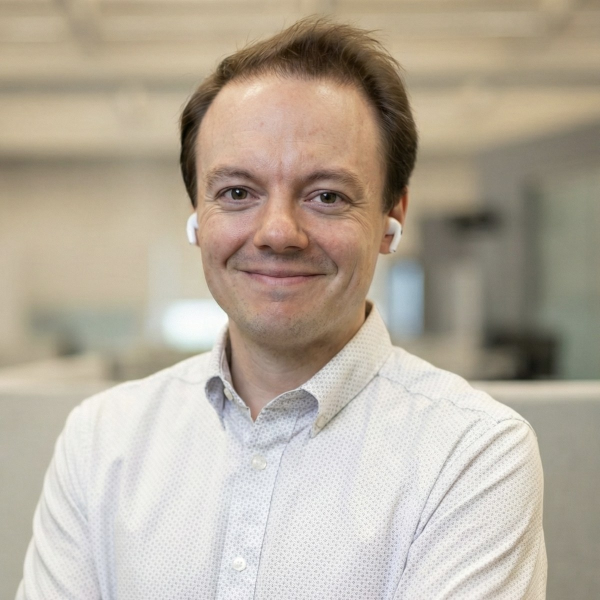
#> input picture assets/photos/headshot.jpg, 1200 x 1200 px (shown at 1/2 size)
$ python build.py
#> lines starting #> are read from the running program, lines starting #| are printed output that depends on the picture
#!/usr/bin/env python3
"""Build zollo.net into a folder of static files.

    python build.py              # writes dist/
    python build.py --serve      # builds, then serves dist/ on http://localhost:8000

Content lives in content/*.yaml, markup in templates/, CSS and JS in static/,
source photos in assets/photos/. The output is plain HTML/CSS/JS/images and
can be hosted anywhere that serves static files.
"""

from __future__ import annotations

import argparse
import base64
import datetime as dt
import functools
import hashlib
import http.server
import re
import shutil
from pathlib import Path

import yaml
from jinja2 import Environment, FileSystemLoader, StrictUndefined, select_autoescape
from PIL import Image, ImageOps

ROOT = Path(__file__).resolve().parent
CONTENT = ROOT / "content"
TEMPLATES = ROOT / "templates"
STATIC = ROOT / "static"
PHOTOS = ROOT / "assets" / "photos"

# name -> (source file, widths to generate, crop aspect (w/h) or None)
IMAGES = {
    "headshot": ("headshot.jpg", (160, 320, 640), 1.0),
    "full_body": ("full_body.jpg", (480, 800, 1200), None),
}


def load_content() -> dict:
    data = {}
    for path in sorted(CONTENT.glob("*.yaml")):
        with path.open(encoding="utf-8") as fh:
            data[path.stem] = yaml.safe_load(fh)
    return data


def short_hash(text: str) -> str:
    """A stable, git-looking 7 character hash, used as decoration on the timeline."""
    return hashlib.sha1(text.encode("utf-8")).hexdigest()[:7]


def fingerprint(path: Path) -> str:
    return hashlib.sha256(path.read_bytes()).hexdigest()[:10]


def build_images(out: Path) -> dict:
    """Resize each photo to several widths, as WebP and JPEG. Returns template metadata."""
    img_dir = out / "img"
    img_dir.mkdir(parents=True, exist_ok=True)
    meta = {}
    for name, (src_name, widths, aspect) in IMAGES.items():
        src = Image.open(PHOTOS / src_name)
#> src is the input picture: PIL image 1200x1200 RGB; mean R, G, B 182.1, 171.8, 156.8
        src = ImageOps.exif_transpose(src).convert("RGB")
        if aspect:
            w, h = src.size
#> w = 1200; h = 1200
            if w / h > aspect:
                new_w = int(h * aspect)
                src = src.crop(((w - new_w) // 2, 0, (w - new_w) // 2 + new_w, h))
            else:
                src = src.crop((0, 0, w, int(w / aspect)))
        variants = []
        for width in widths:
            width = min(width, src.width)
            height = round(src.height * width / src.width)
            resized = src.resize((width, height), Image.LANCZOS)
            for fmt, ext, opts in (
                ("WEBP", "webp", {"quality": 82, "method": 6}),
                ("JPEG", "jpg", {"quality": 84, "optimize": True, "progressive": True}),
            ):
                resized.save(img_dir / f"{name}-{width}.{ext}", fmt, **opts)
            variants.append((width, height))
#> this loop made 3 passes
#> pass 1, in build_images, `resized = src.resize((width, height), Image.LANCZOS)`:
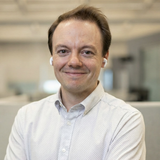
#> resized: PIL image 160x160 RGB; mean R, G, B 182.1, 171.8, 156.8
#> after the loop, variants = [(160, 160), (320, 320), (640, 640)]
        largest_w, largest_h = variants[-1]
#> largest_w = 640; largest_h = 640
        meta[name] = {
            "webp": ", ".join(f"/img/{name}-{w}.webp {w}w" for w, _ in variants),
            "jpg": ", ".join(f"/img/{name}-{w}.jpg {w}w" for w, _ in variants),
            "src": f"/img/{name}-{variants[1 if len(variants) > 1 else 0][0]}.jpg",
            "width": largest_w,
            "height": largest_h,
        }
#> pass 2 of the loop in build_images, `for name, (src_name, widths, aspect) in IMAGES.items():`:
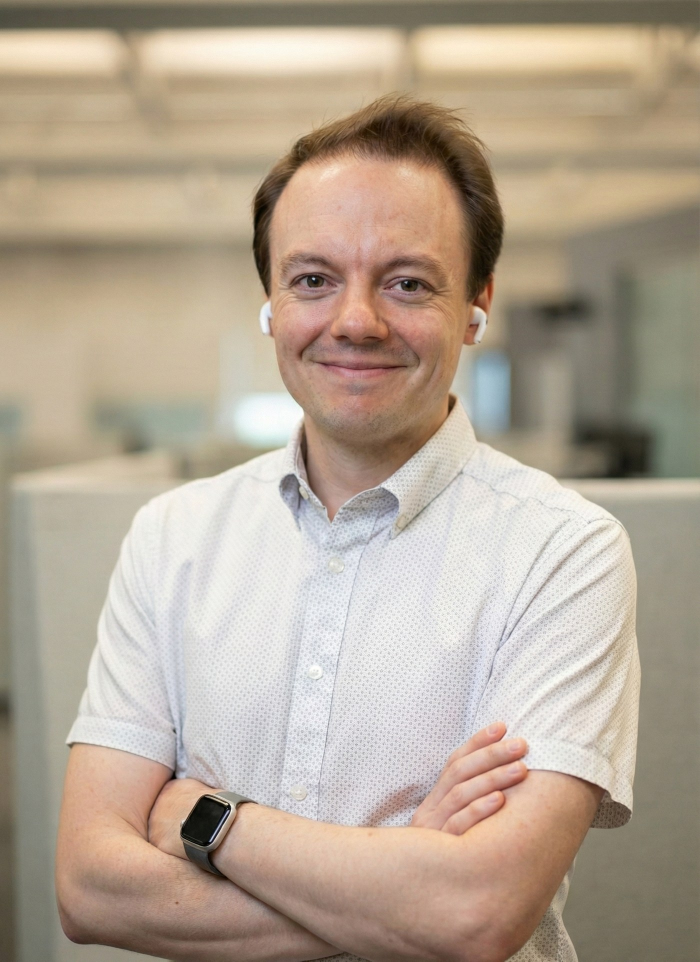
#> input picture assets/photos/full_body.jpg, 1400 x 1923 px (shown at 1/2 size)
#> in build_images, src is the input picture: PIL image 1400x1923 RGB; mean R, G, B 179.6, 164.9, 147.7
#> the loop in build_images, `for width in widths:` made 3 passes
#> pass 1, in build_images, `resized = src.resize((width, height), Image.LANCZOS)`:
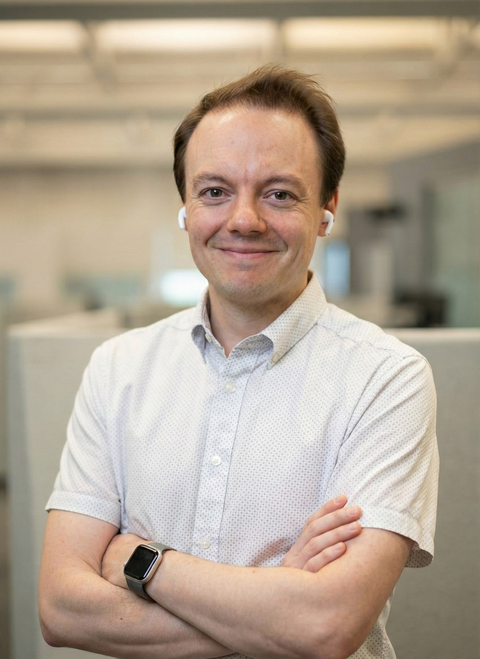
#> resized: PIL image 480x659 RGB; mean R, G, B 179.6, 164.9, 147.7
#> after the loop in build_images, `for width in widths:`: variants = [(480, 659), (800, 1099), (1200, 1648)]
#> largest_w = 1200; largest_h = 1648

    # Social preview card (1200x630): headshot on the site's background color.
    card = Image.new("RGB", (1200, 630), (11, 15, 20))
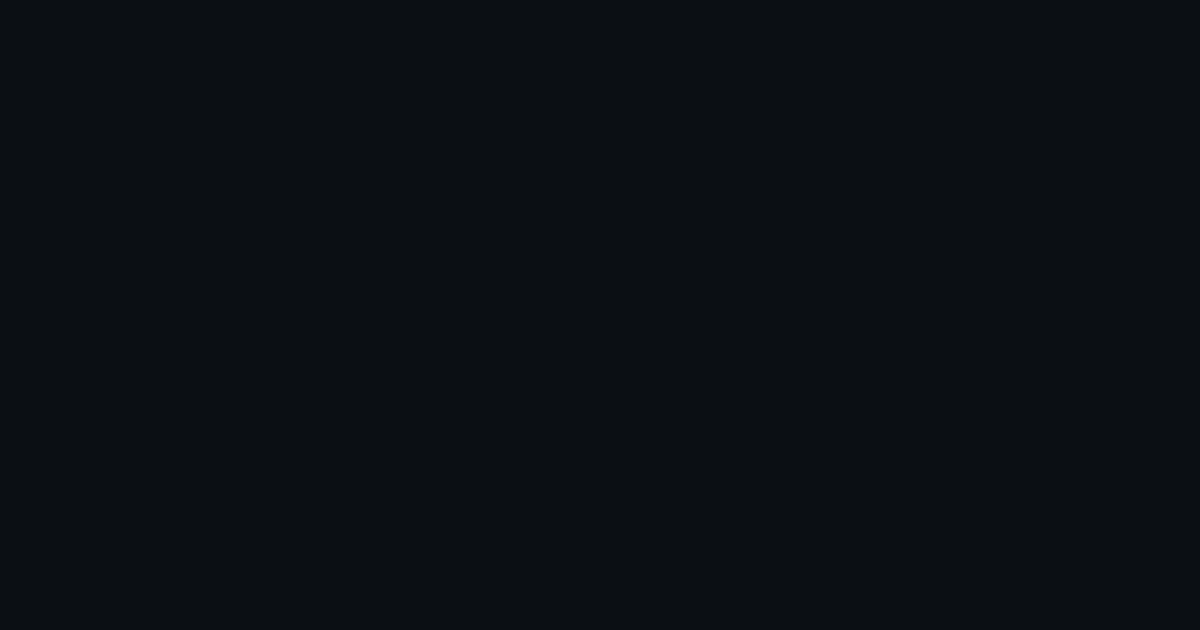
#> card: PIL image 1200x630 RGB; mean R, G, B 11, 15, 20
    head = ImageOps.fit(Image.open(PHOTOS / "headshot.jpg").convert("RGB"), (630, 630))
    card.paste(head, (570, 0))
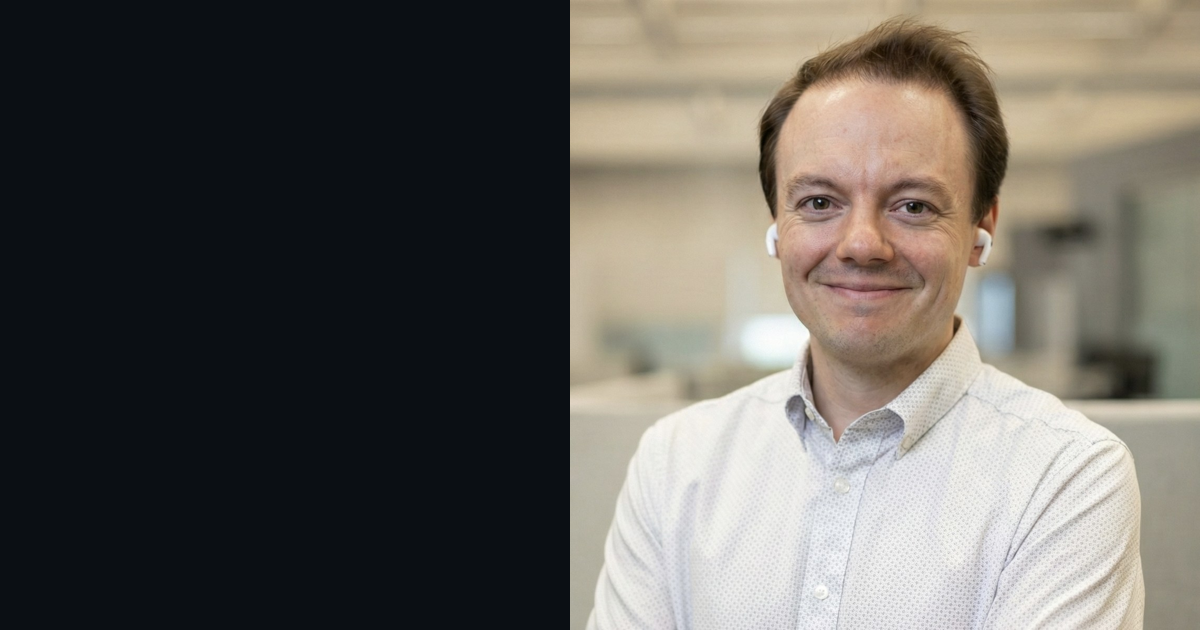
#> card: PIL image 1200x630 RGB; mean R, G, B 100.8, 97.3, 91.8
    accent = Image.new("RGB", (8, 630), (61, 220, 151))
    card.paste(accent, (562, 0))
    card.save(img_dir / "og-card.jpg", "JPEG", quality=85, optimize=True)
    return meta


def copy_static(out: Path) -> dict:
    """Copy static/ to dist/, adding a content hash to CSS and JS names for caching."""
    assets = {}
    for path in STATIC.rglob("*"):
        if path.is_dir():
            continue
        rel = path.relative_to(STATIC)
        if path.suffix in {".css", ".js"}:
            hashed = rel.with_name(f"{path.stem}.{fingerprint(path)}{path.suffix}")
            assets[rel.as_posix()] = "/" + hashed.as_posix()
            rel = hashed
        dest = out / rel
        dest.parent.mkdir(parents=True, exist_ok=True)
        shutil.copy2(path, dest)
    return assets


def build(out: Path) -> None:
    if out.exists():
        shutil.rmtree(out)
    out.mkdir(parents=True)

    content = load_content()
    images = build_images(out)
#> images = 2 items
    assets = copy_static(out)

    env = Environment(
        loader=FileSystemLoader(TEMPLATES),
        autoescape=select_autoescape(["html", "xml"]),
        undefined=StrictUndefined,
        trim_blocks=True,
        lstrip_blocks=True,
    )
    env.filters["short_hash"] = short_hash
    env.filters["slug"] = lambda s: re.sub(r"[^a-z0-9]+", "-", s.lower()).strip("-")

    today = dt.date.today()
    context = {
        **content,
        "images": images,
        "asset": lambda name: assets[name],
        "built": today.isoformat(),
        "year": today.year,
    }

    script_hashes = set()
    for page in ("index.html", "404.html"):
        html = env.get_template(page).render(**context)
        (out / page).write_text(html, encoding="utf-8")
        script_hashes.update(inline_script_hashes(html))

    (out / "_headers").write_text(headers_file(sorted(script_hashes)))

    site = content["profile"]["site_url"].rstrip("/")
    (out / "robots.txt").write_text(f"User-agent: *\nAllow: /\n\nSitemap: {site}/sitemap.xml\n")
    (out / "sitemap.xml").write_text(
        '<?xml version="1.0" encoding="UTF-8"?>\n'
        '<urlset xmlns="http://www.sitemaps.org/schemas/sitemap/0.9">\n'
        f"  <url><loc>{site}/</loc><lastmod>{today.isoformat()}</lastmod></url>\n"
        "</urlset>\n"
    )
    print(f"Built {sum(1 for p in out.rglob('*') if p.is_file())} files into {out}")


INLINE_SCRIPT = re.compile(r"<script>(.*?)</script>", re.S)


# [48 lines left out: functions inline_script_hashes, headers_file, serve, not called in this run]


def main() -> None:
    parser = argparse.ArgumentParser(description=__doc__, formatter_class=argparse.RawDescriptionHelpFormatter)
    parser.add_argument("--out", type=Path, default=ROOT / "dist", help="output folder (default: dist/)")
    parser.add_argument("--serve", action="store_true", help="serve the output after building")
    parser.add_argument("--port", type=int, default=8000)
    args = parser.parse_args()
    build(args.out)
#> (the call stopped at in build, `env = Environment( loader=FileSystemLoader(TEMPLATES), autoescape=sele..`: jinja2 is not available in this run)
    if args.serve:
        serve(args.out, args.port)


if __name__ == "__main__":
    main()
